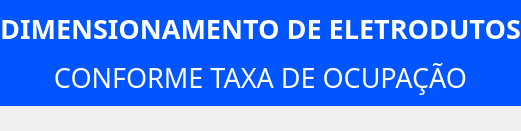
               <widget class="QFrame" name="frame_23">
                <property name="sizePolicy">
                 <sizepolicy hsizetype="Preferred" vsizetype="Maximum">
                  <horstretch>0</horstretch>
                  <verstretch>0</verstretch>
                 </sizepolicy>
                </property>
                <property name="maximumSize">
                 <size>
                  <width>16777215</width>
                  <height>16777215</height>
                 </size>
                </property>
                <property name="font">
                 <font>
                  <family>Arial Black</family>
                  <pointsize>20</pointsize>
                  <weight>10</weight>
                  <italic>false</italic>
                  <bold>false</bold>
                 </font>
                </property>
                <property name="styleSheet">
                 <string notr="true">color: rgb(0, 85, 255);
font: 87 20pt &quot;Arial Black&quot;;</string>
                </property>
                <property name="frameShape">
                 <enum>QFrame::NoFrame</enum>
                </property>
                <property name="frameShadow">
                 <enum>QFrame::Raised</enum>
                </property>
                <layout class="QVBoxLayout" name="verticalLayout_7">
                 <property name="spacing">
                  <number>0</number>
                 </property>
                 <property name="leftMargin">
                  <number>0</number>
                 </property>
                 <property name="topMargin">
                  <number>0</number>
                 </property>
                 <property name="rightMargin">
                  <number>0</number>
                 </property>
                 <property name="bottomMargin">
                  <number>25</number>
                 </property>
                 <item alignment="Qt::AlignBottom">
                  <widget class="QFrame" name="frame_24">
                   <property name="sizePolicy">
                    <sizepolicy hsizetype="Preferred" vsizetype="Maximum">
                     <horstretch>0</horstretch>
                     <verstretch>0</verstretch>
                    </sizepolicy>
                   </property>
                   <property name="maximumSize">
                    <size>
                     <width>16777215</width>
                     <height>16777215</height>
                    </size>
                   </property>
                   <property name="styleSheet">
                    <string notr="true">color: rgb(0, 85, 255);
</string>
                   </property>
                   <property name="frameShape">
                    <enum>QFrame::NoFrame</enum>
                   </property>
                   <property name="frameShadow">
                    <enum>QFrame::Raised</enum>
                   </property>
                   <layout class="QHBoxLayout" name="horizontalLayout_2">
                    <property name="spacing">
                     <number>0</number>
                    </property>
                    <property name="leftMargin">
                     <number>0</number>
                    </property>
                    <property name="topMargin">
                     <number>0</number>
                    </property>
                    <property name="rightMargin">
                     <number>0</number>
                    </property>
                    <property name="bottomMargin">
                     <number>0</number>
                    </property>
                    <item>
                     <widget class="QLabel" name="label">
                      <property name="sizePolicy">
                       <sizepolicy hsizetype="MinimumExpanding" vsizetype="Maximum">
                        <horstretch>0</horstretch>
                        <verstretch>0</verstretch>
                       </sizepolicy>
                      </property>
                      <property name="minimumSize">
                       <size>
                        <width>0</width>
                        <height>50</height>
                       </size>
                      </property>
                      <property name="font">
                       <font>
                        <family>Arial Black</family>
                        <pointsize>20</pointsize>
                        <weight>10</weight>
                        <italic>false</italic>
                        <bold>false</bold>
                       </font>
                      </property>
                      <property name="layoutDirection">
                       <enum>Qt::LeftToRight</enum>
                      </property>
                      <property name="styleSheet">
                       <string notr="true">background-color: rgb(0, 85, 255);
color: rgb(255, 255, 255);
padding: 10px 0px;</string>
                      </property>
                      <property name="text">
                       <string>&lt;html&gt;&lt;head/&gt;&lt;body&gt;&lt;p&gt;&lt;span style=&quot; font-weight:600;&quot;&gt;DIMENSIONAMENTO DE ELETRODUTOS&lt;/span&gt;&lt;/p&gt;&lt;p&gt;CONFORME TAXA DE OCUPAÇÃO&lt;/p&gt;&lt;/body&gt;&lt;/html&gt;</string>
                      </property>
                      <property name="alignment">
                       <set>Qt::AlignCenter</set>
                      </property>
                     </widget>
                    </item>
                   </layout>
                  </widget>
                 </item>
                 <item alignment="Qt::AlignTop">
                  <widget class="QFrame" name="frame_25">
                   <property name="sizePolicy">
                    <sizepolicy hsizetype="Minimum" vsizetype="Maximum">
                     <horstretch>0</horstretch>
                     <verstretch>0</verstretch>
                    </sizepolicy>
                   </property>
                   <property name="minimumSize">
                    <size>
                     <width>0</width>
                     <height>0</height>
                    </size>
                   </property>
                   <property name="styleSheet">
                    <string notr="true"/>
                   </property>
                   <property name="frameShape">
                    <enum>QFrame::NoFrame</enum>
                   </property>
                   <property name="frameShadow">
                    <enum>QFrame::Plain</enum>
                   </property>
                   <layout class="QHBoxLayout" name="horizontalLayout_18">
                    <property name="spacing">
                     <number>0</number>
                    </property>
                    <property name="leftMargin">
                     <number>0</number>
                    </property>
                    <property name="topMargin">
                     <number>0</number>
                    </property>
                    <property name="rightMargin">
                     <number>0</number>
                    </property>
                    <property name="bottomMargin">
                     <number>0</number>
                    </property>
                   </layout>
                  </widget>
                 </item>
                </layout>
               </widget>
